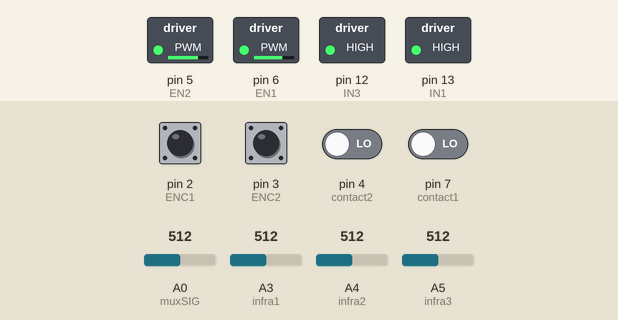
Simulated run of this sketch. Board: Arduino Uno, built with avr-gcc and run on an emulated ATmega328P. Shown: switched loads named in the sketch (green lamp = pin HIGH). The inputs (shaded band) are chosen by the test bench; at power-on: pin 2 (ENC1), pin 3 (ENC2) HIGH, pin 4 (contact2), pin 7 (contact1) LOW, A0 (muxSIG) = 512, A3 (infra1) = 512, A4 (infra2) = 512, A5 (infra3) = 512. Random numbers use the default seed unless the sketch sets one; pins used as bus, display or sensor lines are not drawn; what the sketch prints to the serial monitor is not drawn.

Above: at 0.1 s.
Timing chart, 0 to 1.6 s (numbered marks = the images above):
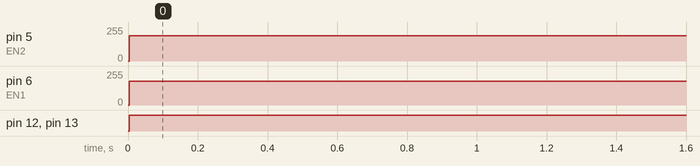

Measured:
- by itself, pin 5 (EN2): 0/255 → 190/255 at 0.00 s
- by itself, pin 6 (EN1): 0/255 → 180/255 at 0.00 s
- by itself, pin 12 (IN3), pin 13 (IN1): LOW → HIGH at 0.00 s

The sketch:

MedusaLUX.ino
```cpp
/*******************************************************************
* * * *Algoritmo de Evasión de Obstaculos
* Programa en C de Arduino para un robot móvil que evade obstáculos.
* * *Lab. Bio-Robótica * * FI-UNAM * * *
********************************************************************/
// =========================================================
//                CONFIGURACIÓN GENERAL
// =========================================================

// Macros de movimiento
#define ADELANTE   move_robot(AVANCE, 0.0f)
#define ATRAS      move_robot(-AVANCE, 0.0f)
#define GIRO_IZQ   move_robot(0.0f,  GIRO)
#define GIRO_DER   move_robot(0.0f, -GIRO)
#define ALTO       move_robot(0.0f, 0.0f)

// ----- Pines motores (L293D) -----
const int IN1 = 13;   // Motor 1 dirección
const int IN3 = 12;   // Motor 2 dirección
const int EN1 = 6;    // PWM Motor 1
const int EN2 = 5;    // PWM Motor 2

// ----- Pines encoder -----
const int ENC1 = 2;
const int ENC2 = 3;

// ----- Pines sensores directos -----
const int infra1   = A3;
const int infra2   = A4;
const int infra3   = A5;
const int contact1 = 7;
const int contact2 = 4;

// ----- Pines multiplexor 4067 -----
const int muxSIG = A0;
const int muxC0 = 8;
const int muxC1 = 9;
const int muxC2 = 10;
const int muxC3 = 11;

// ----- Parámetros de movimiento -----
const int speedT = 150;  // Velocidad para giros
int PWM1 = 180;
int PWM2 = 190;

// ----- Variables encoder -----
volatile long count1 = 0;
volatile long count2 = 0;


// =========================================================
//                INTERRUPTS ENCODERS
// =========================================================
void ISR_encoder1() { count1++; }
void ISR_encoder2() { count2++; }


// =========================================================
//                CONFIGURACIÓN (SETUP)
// =========================================================
void setup() {
  Serial.begin(9600);

  // Motores
  pinMode(IN1, OUTPUT);
  pinMode(IN3, OUTPUT);
  pinMode(EN1, OUTPUT);
  pinMode(EN2, OUTPUT);

  // Sensores
  pinMode(infra1, INPUT);
  pinMode(infra2, INPUT);
  pinMode(infra3, INPUT);
  pinMode(contact1, INPUT);
  pinMode(contact2, INPUT);

  // Encoders
  pinMode(ENC1, INPUT_PULLUP);
  pinMode(ENC2, INPUT_PULLUP);
  attachInterrupt(digitalPinToInterrupt(ENC1), ISR_encoder1, RISING);
  attachInterrupt(digitalPinToInterrupt(ENC2), ISR_encoder2, RISING);

  // Multiplexor (como salidas)
  pinMode(muxC0, OUTPUT);
  pinMode(muxC1, OUTPUT);
  pinMode(muxC2, OUTPUT);
  pinMode(muxC3, OUTPUT);
  pinMode(muxSIG, INPUT);

  // Estado inicial: motores apagados
  digitalWrite(EN1, LOW);
  digitalWrite(EN2, LOW);
  digitalWrite(IN1, LOW);
  digitalWrite(IN3, LOW);
}


// =========================================================
//                MOVIMIENTO DE ALTO NIVEL
// =========================================================
void move_robot(float Distance, float Degree) {
  if (Degree != 0) girar(Degree);
  if (Distance != 0) avanzar(Distance);
}


// =========================================================
//              AVANZAR Y GIRAR (con encoders)
// =========================================================

// Avance lineal basado en pulsos (53 pulsos/cm)
void avanzar(float cm) {
  long target = abs(cm) * 53;
  count1 = count2 = 0;

  if (cm > 0) moveFront();
  else        moveBack();

  while (count1 < target && count2 < target) {
    Serial.println("Estamos en el While de avance");
  }

  stopMotors();
}

// Giro en grados (5.8 pulsos/grado)
void girar(float grados) {
  long target = abs(grados) * 5.8;
  count1 = count2 = 0;

  if (grados > 0) turnLeft();
  else            turnRight();

  while (count1 < target && count2 < target) {
    Serial.println("Estamos en el While de giro");
  }

  stopMotors();
}


// =========================================================
//                     FUNCIÓN SHS()
// =========================================================
// Lee sensores:
//  "infra"   -> infrarrojos directos (A3, A4, A5)
//  "contact" -> contacto (digitales)
//  "light"   -> sensores por multiplexor 4067
// =========================================================
float shs(const char *sensor, int num_sensor) {
  float x = -1.0;

  // ---------------- INFRA ----------------
  if (strcmp(sensor, "infra") == 0) {
    int pin = -1;
    if      (num_sensor == 1) pin = infra3;
    else if (num_sensor == 2) pin = infra2;
    else if (num_sensor == 3) pin = infra1;
    else {
      Serial.println("Error: número de sensor infra inválido");
      return -1.0;
    }

    x = map(analogRead(pin), 0, 1023, 0, 255);
  }

  // ---------------- CONTACT ----------------
  else if (strcmp(sensor, "contact") == 0) {
    int pin = (num_sensor == 1) ? contact1 :
              (num_sensor == 2) ? contact2 : -1;

    if (pin == -1) {
      Serial.println("Error: número de sensor contact inválido");
      return -1.0;
    }

    x = digitalRead(pin);
  }

  // ---------------- LIGHT (MUX 4067) ----------------
  else if (strcmp(sensor, "light") == 0) {
    int channel = (num_sensor >= 1 && num_sensor <= 4) ? num_sensor - 1 : -1;

    if (channel == -1) {
      Serial.println("Error: número de sensor light inválido");
      return -1.0;
    }

    selectMuxChannel(channel);
    x = map(analogRead(muxSIG), 0, 1023, 0, 255);
  }

  // ---------------- Desconocido ----------------
  else {
    Serial.print("Error: tipo de sensor desconocido -> ");
    Serial.println(sensor);
  }

  return x;
}


// =========================================================
//                 SELECCIÓN DE CANAL MUX
// =========================================================
void selectMuxChannel(int ch) {
  digitalWrite(muxC0, ch & 0x01);
  digitalWrite(muxC1, (ch >> 1) & 0x01);
  digitalWrite(muxC2, (ch >> 2) & 0x01);
  digitalWrite(muxC3, (ch >> 3) & 0x01);
  delayMicroseconds(5); // estabilización
}


// =========================================================
//                 ALGORITMO DE ESTADOS (FSM)
// =========================================================
void loop() {

  float Si, Sd, Sm, Ci, Cd, Li, Ld, Lai, Lad;
  float AVANCE = 1;
  float GIRO   = random(30,90);
  int estado = 0;

  while (1) {

    // ---- Lectura de sensores ----
    Si  = shs("infra",1);
    Sm  = shs("infra",2);
    Sd  = shs("infra",3);
    Ci  = shs("contact",1);
    Cd  = shs("contact",2);
    Li  = shs("light",1);
    Ld  = shs("light",2);
    Lai = shs("light",3);
    Lad = shs("light",4);

    Serial.print("Estado Presente: "); Serial.println(estado);

    // ---- FSM ----
    switch (estado) {

      case 0:
        if (Ci == 1) { estado = 3; ALTO; ATRAS; break; }
        if (Cd == 1) { estado = 1; ALTO; ATRAS; break; }
        if (Sm > 90) { estado = 5; ALTO; break; }

        if (Si < 130) {
          if (Sd < 130) { estado = 12; ADELANTE; }
          else          { estado = 1; ALTO; }
        } else {
          if (Sd < 130) { estado = 3; ALTO; }
          else          { estado = 5; ALTO; }
        }

        if (Si == 200 && Sd == 200){
          ALTO;
        }
        break;

      case 1: estado = 2; ATRAS; ATRAS; break;
      case 2: estado = 0; GIRO_IZQ; break;
      case 3: estado = 4; ATRAS; ATRAS; break;
      case 4: estado = 0; GIRO_DER; break;
      case 5: estado = 6; ATRAS; break;
      case 6: estado = 7; GIRO_IZQ; break;
      case 7: estado = 8; GIRO_IZQ; break;
      case 8: estado = 9; ADELANTE; break;
      case 9: estado = 10; ADELANTE; break;
      case 10: estado = 11; GIRO_DER; break;
      case 11: estado = 0; GIRO_DER; break;

      case 12:
        //if(Li+Ld > Lai+Lad){
          //estado = 0; ADELANTE;
        //}
        if (Li  > Ld ) {
          //dest = 3;
          GIRO   = 30;
          estado = 0; GIRO_DER;
        }
        if (Li  > Ld ) {
          //dest = 3;
          GIRO   = 30;
          estado = 0; GIRO_IZQ;
        }
        if (Li  > Lai && Li > Lad ) {
          //dest = 3;
          estado = 0; ADELANTE;
        }
        if (Ld  > Lai && Ld > Lad ) {
          //dest = 2;
          //delay(800);
          estado = 0; ADELANTE;
        }
        if (Lai  > Ld && Lai > Lad && Lai > Li) {
          //dest = 1;
          //delay(1000);
          estado = 0; GIRO_IZQ ; GIRO_IZQ;
        }
        if (Lad  > Ld && Lad > Lai && Lad > Li) {
          //dest = 0;
          //delay(1000);
          estado = 0; GIRO_DER; GIRO_DER;
        }

        break;
    }
  }
}


// =========================================================
//                     CONTROL DE MOTORES
// =========================================================
void moveFront() {
  digitalWrite(IN1, LOW);
  analogWrite(EN1, PWM1);
  digitalWrite(IN3, LOW);
  analogWrite(EN2, PWM2);
  Serial.println("Avanzando...");
}

void moveBack() {
  digitalWrite(IN1, HIGH);
  analogWrite(EN1, PWM1);
  digitalWrite(IN3, HIGH);
  analogWrite(EN2, PWM2);
  Serial.println("Retrocediendo...");
}

void turnRight() {
  digitalWrite(IN1, HIGH);
  analogWrite(EN1, speedT);
  digitalWrite(IN3, LOW);
  analogWrite(EN2, speedT);
  Serial.println("Giro derecha...");
}

void turnLeft() {
  digitalWrite(IN1, LOW);
  analogWrite(EN1, speedT);
  digitalWrite(IN3, HIGH);
  analogWrite(EN2, speedT);
  Serial.println("Giro izquierda...");
}

void stopMotors() {
  digitalWrite(EN1, LOW);
  digitalWrite(EN2, LOW);
  Serial.println("Parado.");
}
```
